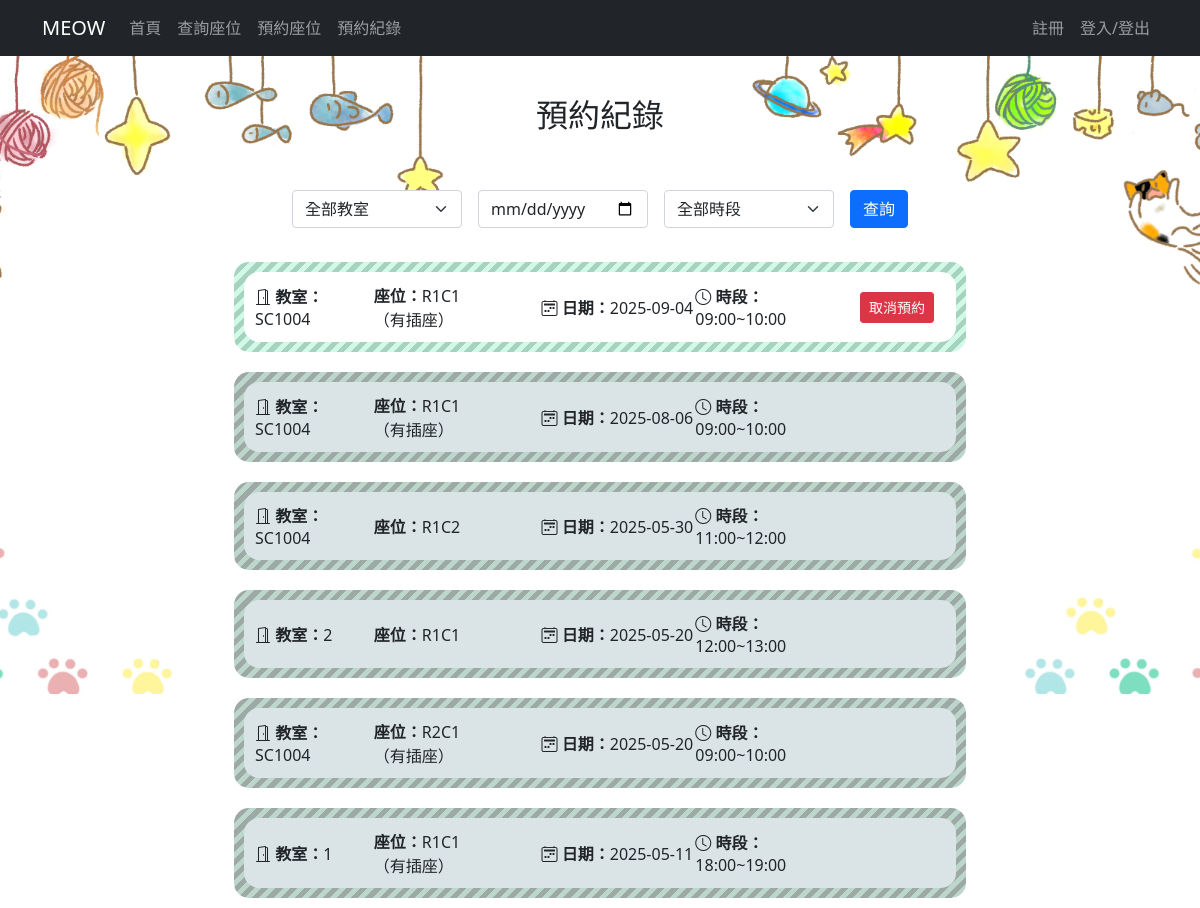
The app's page /std_viewreserve.php (signed in) with its own data.
### tables this page shows
CREATE TABLE `reserve` (
  `reID` int(11) NOT NULL,
  `userID` int(11) NOT NULL,
  `seatID` int(11) NOT NULL,
  `date` date NOT NULL,
  `time` text NOT NULL,
  `sendMail` tinyint(1) NOT NULL DEFAULT 0
);

CREATE TABLE `seat` (
  `seatID` int(11) NOT NULL,
  `room` text NOT NULL,
  `row` int(11) NOT NULL,
  `col` int(11) NOT NULL,
  `seatr` int(11) NOT NULL,
  `seatc` int(11) NOT NULL,
  `socket` tinyint(1) NOT NULL COMMENT '插座',
  `state` int(11) NOT NULL DEFAULT 0
);

### std_viewreserve.php (the view, shortened to what this page needs)
<?php
require_once("dbconfig.php");
if(!$_SESSION["memberManager"]){
    include("navbar_std.php");
}else{
    include("navbar.php");
}
$userID = $_SESSION["memberId"];
$date = $_GET['date'] ?? '';
$sql = "SELECT r.*, s.room, s.seatr, s.seatc, s.socket
        FROM reserve r
        JOIN seat s ON r.seatID = s.seatID
        WHERE r.userID = ?";
$types = "i";
$params = [$userID];
$sql .= " ORDER BY r.date DESC, r.time DESC";
$stmt = $conn->prepare($sql);
$stmt->bind_param($types, ...$params);
$stmt->execute();
$result = $stmt->get_result();
?>
<!DOCTYPE html>
<html lang="zh-Hant">
<head>
    <link href="https://cdn.jsdelivr.net/npm/bootstrap@5.0.2/dist/css/bootstrap.min.css" rel="stylesheet">
    <link href="https://cdn.jsdelivr.net/npm/bootstrap-icons@1.10.5/font/bootstrap-icons.css" rel="stylesheet">
</head>
<body class="text-center">
<br><br><br><br>
<h2>預約紀錄</h2>
<br><br>
<form method="GET" class="d-flex justify-content-center mb-4">
    <div class="mx-2" style='width: 170px;'>
        <select name="room" class="form-select">
            <option value="">全部教室</option>
        </select>
    </div>
    <div class="mx-2" style='width: 170px;'>
        <input type="date" name="date" class="form-control" value="<?= htmlspecialchars($date) ?>">
    </div>
    <div class="mx-2" style='width: 170px;'>
        <select name="time" class="form-select">
            <option value="">全部時段</option>
        </select>
    </div>
    <button class="btn btn-primary mx-2" type="submit">查詢</button>
</form>
<div class="record-container">
    <?php if ($result->num_rows > 0): ?>
        <?php while ($row = $result->fetch_assoc()): ?>
            <?php
                $socketText = ($row['socket'] == 1) ? '（有插座）' : '';
                $startTime = $row['time'];
                $endTime = date("H:i", strtotime($startTime . " +1 hour"));
                $formattedTime = $startTime . '~' . $endTime;
                $now = new DateTime();
                $reserveDateTime = DateTime::createFromFormat('Y-m-d H:i', $row['date'] . ' ' . $row['time']);
                $isFuture = $reserveDateTime > $now;
            ?>
            <div class="<?= $isFuture ? 'zi_box_1' : 'zi_box_2' ?>">
                <table style="width: 100%;">
                    <tr>
                        <td style="width: 17%;"><i class="bi bi-door-open"></i><strong> 教室：</strong><?= htmlspecialchars($row['room']) ?></td>
                        <td style="width: 24%;"><strong>座位：</strong>R<?= $row['seatr'] ?>C<?= $row['seatc'] ?> <?= $socketText ?></td>
                        <td style="width: 22%;"><i class="bi bi-calendar2-week"></i><strong> 日期：</strong><?= $row['date'] ?></td>
                        <td style="width: 22%;"><i class='bi bi-clock'></i><strong> 時段：</strong><?= $formattedTime ?></td>
                        <td style="width: 14%; vertical-align: middle; text-align: center;">
                            <?php if ($isFuture): ?>
                            <form method="post" onsubmit="return confirm('確定要取消這筆預約嗎？');" class="d-flex justify-content-center align-items-center" style='height: 30px; margin: 5px;'>
                                <button type="submit" class="btn btn-danger btn-sm" >取消預約</button>
                            </form>
                            <?php endif; ?>
                        </td>
                    </tr>
                </table>
            </div>
        <?php endwhile; ?>
    <?php else: ?>
        <img src="image/nodata.png" style="width:450px;" />
    <?php endif; ?>
</div>
</body>
</html>

### std_viewreserve.php (style rules this page uses)
body { background-image: url("image/back3.png"); background-repeat: no-repeat; background-position: top center; background-attachment: fixed; background-size: 1500px; }
.record-container { display: flex; justify-content: center; flex-wrap: wrap; }
.zi_box_1, .zi_box_2 { border-radius: 15px; margin: 10px 30px; padding: 20px; position: relative; z-index: 0; width: 61%; }
.zi_box_1:before, .zi_box_2:before { border-radius: 15px; content: ''; position: absolute; top: 0; bottom: 0; left: 0; right: 0; z-index: -2; }
.zi_box_1:before { background: repeating-linear-gradient(-45deg, #a6d3bf, #a6d3bf 5px, #d2f9e8 0, #d2f9e8 10px); }
.zi_box_1:after { background: #fff; }
.zi_box_2:before { background: repeating-linear-gradient(-45deg,rgb(156, 169, 164),rgb(156, 169, 164) 5px, rgb(188, 214, 204) 0, rgb(188, 214, 204) 10px); }
.zi_box_2:after { background: rgb(218, 228, 231); }
.zi_box_1:after, .zi_box_2:after { border-radius: 15px; content: ''; position: absolute; top: 10px; bottom: 10px; left: 10px; right: 10px; z-index: -1; }

### records on screen
reserve: seatID.room "SC1004", seatID.seatr "1", seatID.seatc "1", seatID.socket "（有插座）", date "2025-09-04", time "09:00~10:00"
reserve: seatID.room "SC1004", seatID.seatr "1", seatID.seatc "1", seatID.socket "（有插座）", date "2025-08-06", time "09:00~10:00"
reserve: seatID.room "SC1004", seatID.seatr "1", seatID.seatc "2", date "2025-05-30", time "11:00~12:00"
reserve: seatID.room "2", seatID.seatr "1", seatID.seatc "1", date "2025-05-20", time "12:00~13:00"
reserve: seatID.room "SC1004", seatID.seatr "2", seatID.seatc "1", seatID.socket "（有插座）", date "2025-05-20", time "09:00~10:00"
reserve: seatID.room "1", seatID.seatr "1", seatID.seatc "1", seatID.socket "（有插座）", date "2025-05-11", time "18:00~19:00"
